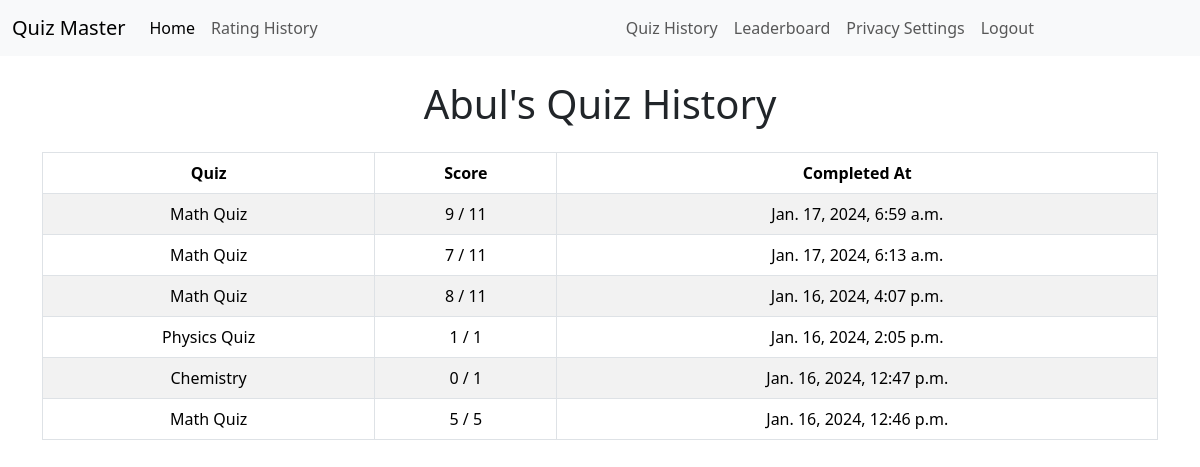
The app's page /quiz_history/abul/ (signed in) with its own data.
### quizzes/models.py (models this page shows, shortened)
class UserQuizHistory(models.Model):
    user = models.ForeignKey(User, on_delete=models.CASCADE)
    quiz = models.ForeignKey(Quiz, on_delete=models.CASCADE)
    score = models.IntegerField()
    totalMarks = models.IntegerField(default=0)
    completed_at = models.DateTimeField(auto_now_add=True)
    selected_choices = models.ManyToManyField(
        Choice, related_name='selected_choices', blank=True)

class Quiz(models.Model):
    title = models.CharField(max_length=255)
    description = models.TextField()
    category = models.ForeignKey(Category, on_delete=models.CASCADE)
    has_time_limit = models.BooleanField(default=False)

### core/views.py (the view)
# urls.py: path('quiz_history/<str:username>/', quiz_history, name='quiz_history'),
@login_required
def quiz_history(request, username):
    user = get_object_or_404(User, username=username)
    quiz_history = UserQuizHistory.objects.filter(
        user=user).order_by('-completed_at')
    context = {
        'user': user,
        'quiz_history': quiz_history,
    }
    return render(request, 'quiz_history.html', context)

### core/templates/quiz_history.html
{% extends 'base.html' %}
{% block content %}
<div class="container mt-4">
    <h1 class="text-center mb-4">{{ user.username|title }}'s Quiz History</h1>
    {% if quiz_history %}
    <table class="table table-striped table-bordered text-center">
        <thead class="thead-dark">
            <tr>
                <th scope="col">Quiz</th>
                <th scope="col">Score</th>
                <th scope="col">Completed At</th>
            </tr>
        </thead>
        <tbody>
            {% for history in quiz_history %}
            <tr>
                <td>{{ history.quiz.title }}</td>
                <td>{{ history.score }} / {{ history.totalMarks }}</td>
                <td>{{ history.completed_at }}</td>
            </tr>
            {% endfor %}
        </tbody>
    </table>
    {% else %}
    <p class="text-center">No quiz history available.</p>
    {% endif %}
</div>
{% endblock %}

### records on screen
UserQuizHistory: quiz "Math Quiz", score "9", totalMarks "11", completed_at "Jan. 17, 2024, 6:59 a.m."
UserQuizHistory: quiz "Math Quiz", score "7", totalMarks "11", completed_at "Jan. 17, 2024, 6:13 a.m."
UserQuizHistory: quiz "Math Quiz", score "8", totalMarks "11", completed_at "Jan. 16, 2024, 4:07 p.m."
UserQuizHistory: quiz "Physics Quiz", score "1", totalMarks "1", completed_at "Jan. 16, 2024, 2:05 p.m."
UserQuizHistory: quiz "Chemistry", score "0", totalMarks "1", completed_at "Jan. 16, 2024, 12:47 p.m."
UserQuizHistory: quiz "Math Quiz", score "5", totalMarks "5", completed_at "Jan. 16, 2024, 12:46 p.m."

### other values on screen
{{ user.username|title }} "Abul"
